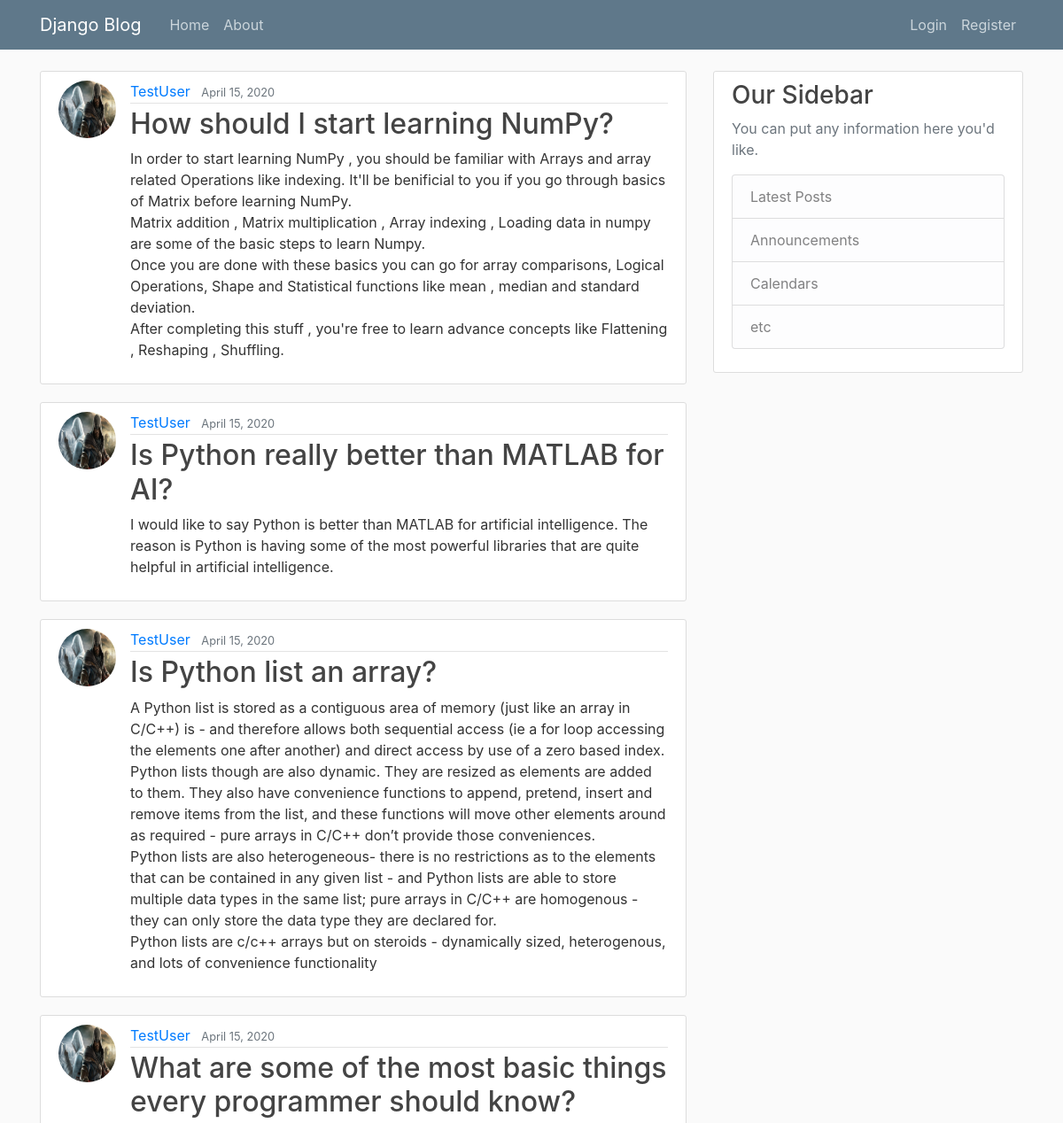
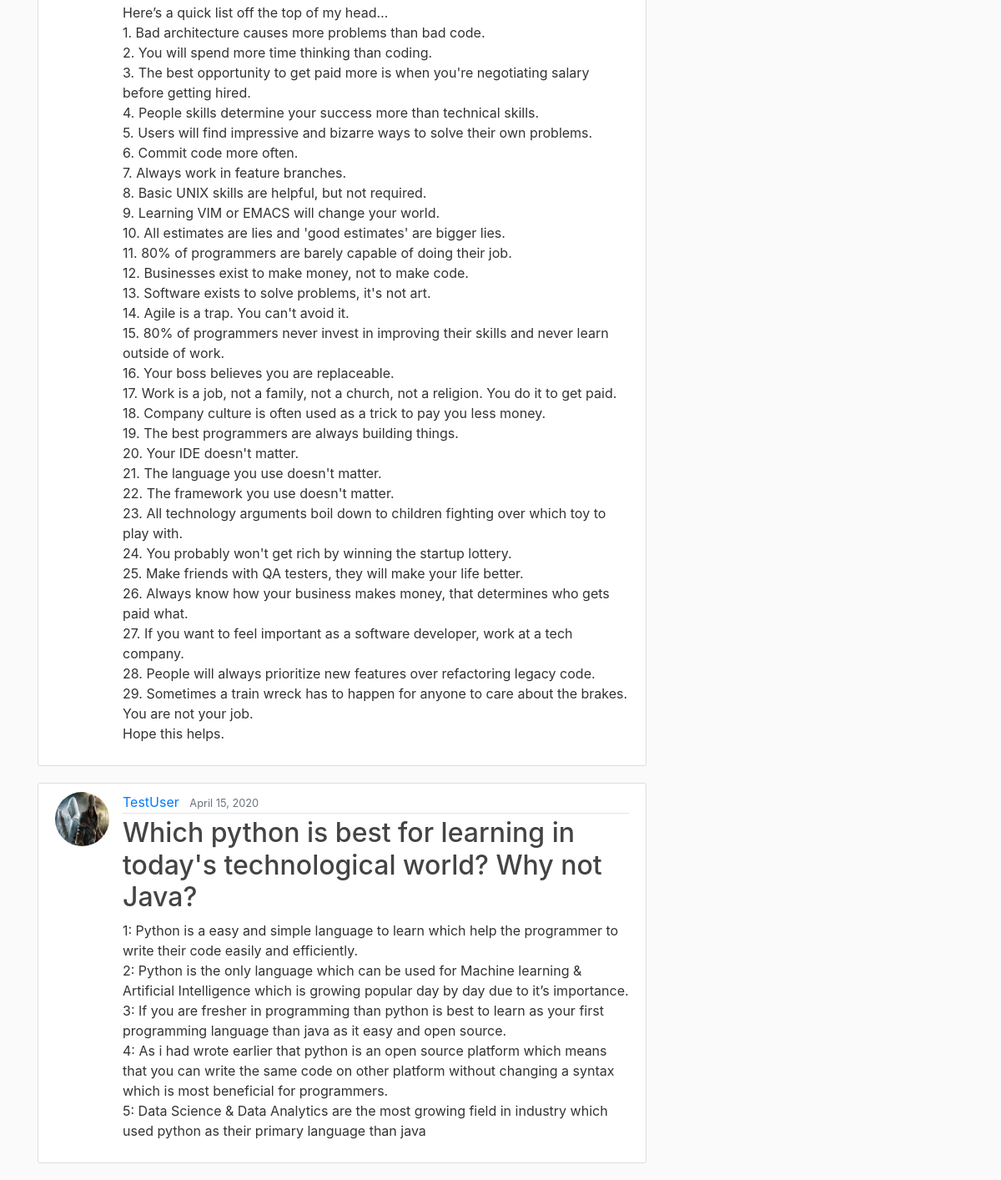
The page / on the database its author committed (2 pictures, top to bottom).
### blog/models.py (models this page shows, shortened)
class Post(models.Model):
    title = models.CharField(max_length=100)
    content = models.TextField()
    date_posted = models.DateTimeField(default=timezone.now)
    author = models.ForeignKey(User, on_delete=models.CASCADE)

### users/models.py (models this page shows, shortened)
class profile(models.Model):
    user = models.OneToOneField(User, on_delete=models.CASCADE)
    image = models.ImageField(default="default.jpg", upload_to="profile_pics")

### blog/views.py (the view)
# urls.py: path('', PostListView.as_view(), name="blog-home"),
class PostListView(ListView):
    model = Post
    template_name = "home.html"  # <app>/<model>_<viewtype>.html
    context_object_name = "posts"
    ordering = ['-date_posted']
    paginate_by = 5

### blog/templates/home.html
{% extends "base.html" %}
{% block content %}
{% for post in posts %}
<article class="media content-section">
    <img class="rounded-circle article-img" src="{{post.author.profile.image.url}}">
    <div class="media-body">
        <div class="article-metadata">
            <a class="mr-2" href="#">{{ post.author }}</a>
            <small class="text-muted">{{ post.date_posted|date:"F d, Y" }}</small>
        </div>
        <h2><a class="article-title" href="{% url 'post-detail' post.id %}">{{ post.title }}</a></h2>
        <p class="article-content">{{ post.content }}</p>
    </div>
</article>
{% endfor %}
{% endblock %}

### blog/static/main.css (style rules this page uses)
body { background: #fafafa; color: #333333; margin-top: 5rem; }
h1, h2, h3, h4, h5, h6 { color: #444444; }
.content-section { background: #ffffff; padding: 10px 20px; border: 1px solid #dddddd; border-radius: 3px; margin-bottom: 20px; }
.article-title { color: #444444; }
.article-content { white-space: pre-line; }
.article-img { height: 65px; width: 65px; margin-right: 16px; }
.article-metadata { padding-bottom: 1px; margin-bottom: 4px; border-bottom: 1px solid #e3e3e3 }

### rows shown on the page
Post: author.profile.image (placeholder picture), author "TestUser", date_posted "April 15, 2020", title "How should I start learning NumPy?", content "In order to start learning NumPy , you should be familiar with Arrays and array related Operations like indexing. It'll be benificial to you if you go through basics of Matrix before learning NumPy. Matrix addition , Matrix multiplication , Array indexing , Loading data in numpy are some of the basic steps to learn Numpy. Once you are done with these basics you can go for array comparisons, Logical Operations, Shape and Statistical functions like mean , median and standard deviation. After completing this stuff , you're free to learn advance concepts like Flattening , Reshaping , Shuffling."
Post: author.profile.image (placeholder picture), author "TestUser", date_posted "April 15, 2020", title "Is Python really better than MATLAB for AI?", content "I would like to say Python is better than MATLAB for artificial intelligence. The reason is Python is having some of the most powerful libraries that are quite helpful in artificial intelligence."
Post: author.profile.image (placeholder picture), author "TestUser", date_posted "April 15, 2020", title "Is Python list an array?", content "A Python list is stored as a contiguous area of memory (just like an array in C/C++) is - and therefore allows both sequential access (ie a for loop accessing the elements one after another) and direct access by use of a zero based index. Python lists though are also dynamic. They are resized as elements are added to them. They also have convenience functions to append, pretend, insert and remove items from the list, and these functions will move other elements around as required - pure arrays in C/C++ don’t provide those conveniences. Python lists are also heterogeneous- there is no restrictions as to the elements that can be contained in any given list - and Python lists are able to store…"
Post: author.profile.image (placeholder picture), author "TestUser", date_posted "April 15, 2020", title "What are some of the most basic things every programmer should know?", content "Here’s a quick list off the top of my head… 1. Bad architecture causes more problems than bad code. 2. You will spend more time thinking than coding. 3. The best opportunity to get paid more is when you're negotiating salary before getting hired. 4. People skills determine your success more than technical skills. 5. Users will find impressive and bizarre ways to solve their own problems. 6. Commit code more often. 7. Always work in feature branches. 8. Basic UNIX skills are helpful, but not required. 9. Learning VIM or EMACS will change your world. 10. All estimates are lies and 'good estimates' are bigger lies. 11. 80% of programmers are barely capable of doing their job. 12. Businesses…"
Post: author.profile.image (placeholder picture), author "TestUser", date_posted "April 15, 2020", title "Which python is best for learning in today's technological world? Why not Java?", content "1: Python is a easy and simple language to learn which help the programmer to write their code easily and efficiently. 2: Python is the only language which can be used for Machine learning & Artificial Intelligence which is growing popular day by day due to it’s importance. 3: If you are fresher in programming than python is best to learn as your first programming language than java as it easy and open source. 4: As i had wrote earlier that python is an open source platform which means that you can write the same code on other platform without changing a syntax which is most beneficial for programmers. 5: Data Science & Data Analytics are the most growing field in industry which used python…"
